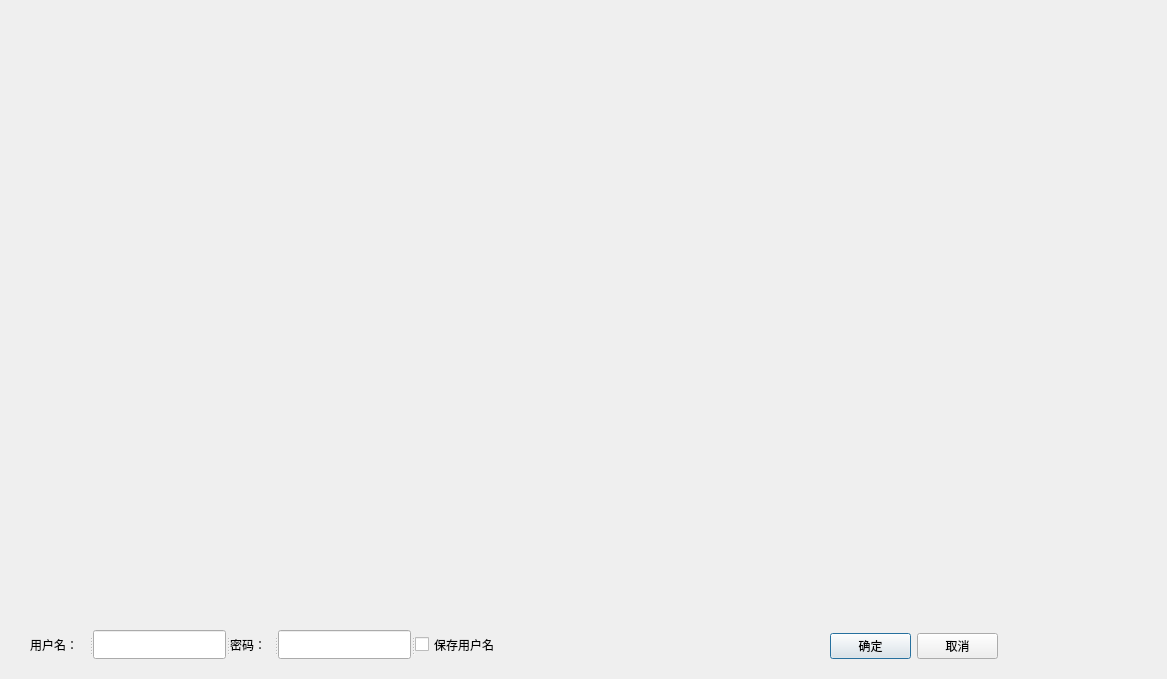
<?xml version="1.0" encoding="UTF-8"?>
<ui version="4.0">
 <class>QDlgLogin</class>
 <widget class="QDialog" name="QDlgLogin">
  <property name="geometry">
   <rect>
    <x>0</x>
    <y>0</y>
    <width>1167</width>
    <height>679</height>
   </rect>
  </property>
  <property name="windowTitle">
   <string>Dialog</string>
  </property>
  <widget class="QLabel" name="label">
   <property name="geometry">
    <rect>
     <x>-160</x>
     <y>-120</y>
     <width>1951</width>
     <height>741</height>
    </rect>
   </property>
   <property name="text">
    <string/>
   </property>
   <property name="pixmap">
    <pixmap resource="src.qrc">:/png/login.jpg</pixmap>
   </property>
  </widget>
  <widget class="QSplitter" name="splitter">
   <property name="geometry">
    <rect>
     <x>30</x>
     <y>630</y>
     <width>489</width>
     <height>29</height>
    </rect>
   </property>
   <property name="orientation">
    <enum>Qt::Horizontal</enum>
   </property>
   <widget class="QLabel" name="label_2">
    <property name="text">
     <string>用户名：</string>
    </property>
   </widget>
   <widget class="QLineEdit" name="editUser"/>
   <widget class="QLabel" name="label_3">
    <property name="text">
     <string>密码：</string>
    </property>
   </widget>
   <widget class="QLineEdit" name="editPSWD"/>
   <widget class="QCheckBox" name="checkBox">
    <property name="text">
     <string>保存用户名</string>
    </property>
   </widget>
  </widget>
  <widget class="QWidget" name="">
   <property name="geometry">
    <rect>
     <x>830</x>
     <y>630</y>
     <width>168</width>
     <height>33</height>
    </rect>
   </property>
   <layout class="QHBoxLayout" name="horizontalLayout">
    <item>
     <widget class="QPushButton" name="btnOk">
      <property name="text">
       <string>确定</string>
      </property>
     </widget>
    </item>
    <item>
     <widget class="QPushButton" name="btnclose">
      <property name="text">
       <string>取消</string>
      </property>
     </widget>
    </item>
   </layout>
  </widget>
 </widget>
 <resources>
  <include location="src.qrc"/>
 </resources>
 <connections>
  <connection>
   <sender>btnclose</sender>
   <signal>clicked()</signal>
   <receiver>QDlgLogin</receiver>
   <slot>reject()</slot>
   <hints>
    <hint type="sourcelabel">
     <x>943</x>
     <y>648</y>
    </hint>
    <hint type="destinationlabel">
     <x>1049</x>
     <y>641</y>
    </hint>
   </hints>
  </connection>
 </connections>
</ui>
